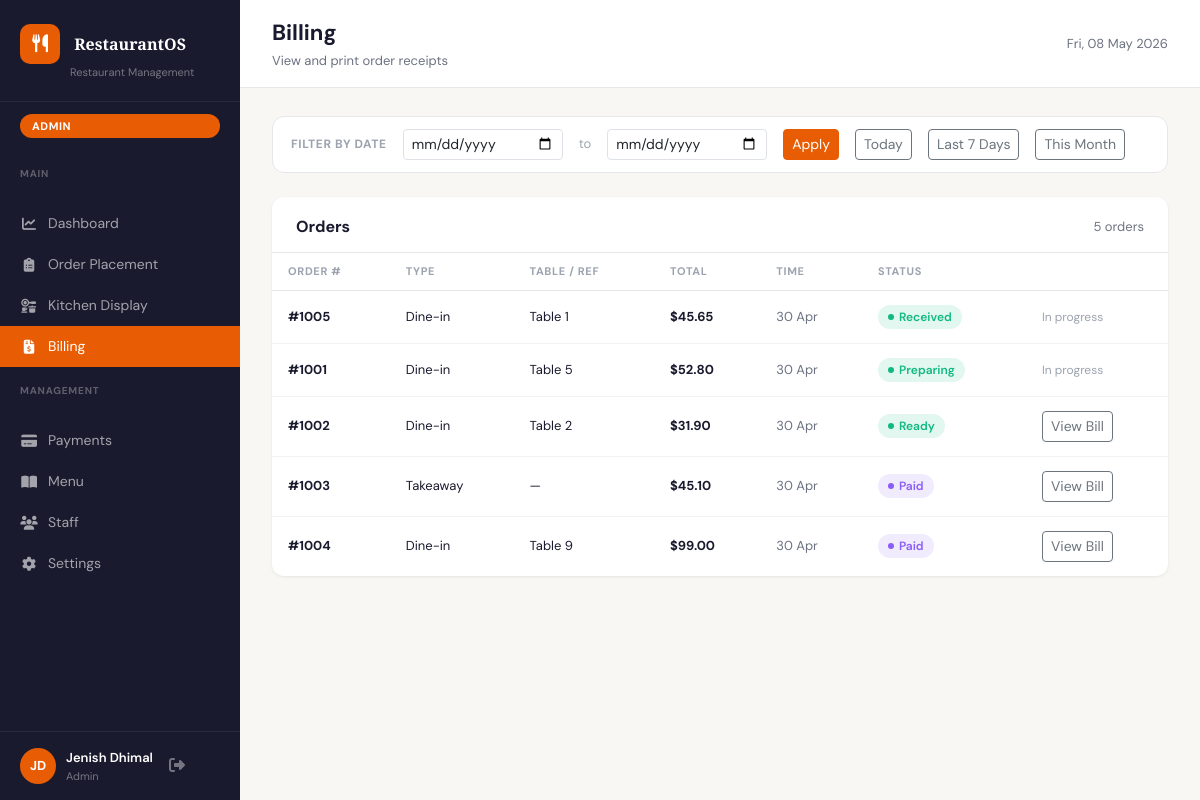
The page /bill.php (signed in) on the database its author committed.
### tables this page shows
CREATE TABLE orders (
    id INT UNSIGNED AUTO_INCREMENT PRIMARY KEY,
    type ENUM('dine-in','takeaway') NOT NULL,
    table_number VARCHAR(10),
    status ENUM('Received','Preparing','Ready','Paid') NOT NULL DEFAULT 'Received',
    staff_id INT UNSIGNED NOT NULL,
    created_at DATETIME NOT NULL DEFAULT CURRENT_TIMESTAMP,
    updated_at DATETIME NOT NULL DEFAULT CURRENT_TIMESTAMP ON UPDATE CURRENT_TIMESTAMP,
    FOREIGN KEY (staff_id) REFERENCES users(id),
    INDEX idx_orders_created_at (created_at),
    INDEX idx_orders_status (status)
);

### includes/helpers.php (called while the page is built, shortened)
<?php
function get_settings(): array {
    $defaults = ['table_count' => 10, 'gst_enabled' => true, 'gst_number' => '', 'gst_rate' => 10];
    $file = __DIR__ . '/settings.json';
    return array_merge($defaults, json_decode(file_get_contents($file), true) ?: []);
}
function time_ago(string $datetime): string {
    $diff = time() - strtotime($datetime);
    return date('d M', strtotime($datetime));
}

### bill.php (the view, shortened to what this page needs)
<?php
require_once __DIR__ . '/includes/helpers.php';
$pdo = db();
$settings   = get_settings();
$gstEnabled = $settings['gst_enabled'];
$gstRate    = $settings['gst_rate'];
$dateFrom = trim($_GET['from'] ?? '');
$dateTo   = trim($_GET['to']   ?? '');
$isFiltered = ($dateFrom !== '' || $dateTo !== '');
if ($isFiltered) {
    if (!preg_match('/^\d{4}-\d{2}-\d{2}$/', $dateFrom)) $dateFrom = date('Y-m-d', strtotime('-29 days'));
    if (!preg_match('/^\d{4}-\d{2}-\d{2}$/', $dateTo))   $dateTo   = date('Y-m-d');
    $stmt = $pdo->prepare(
        "SELECT o.id, o.type, o.table_number, o.status, o.created_at,
                SUM(oi.quantity * oi.unit_price) AS subtotal
         FROM orders o
         JOIN order_items oi ON oi.order_id = o.id
         WHERE DATE(o.created_at) BETWEEN ? AND ?
         GROUP BY o.id, o.type, o.table_number, o.status, o.created_at
         ORDER BY o.created_at DESC
         LIMIT 200"
    );
    $stmt->execute([$dateFrom, $dateTo]);
} else {
    $stmt = $pdo->query(
        "SELECT o.id, o.type, o.table_number, o.status, o.created_at,
                SUM(oi.quantity * oi.unit_price) AS subtotal
         FROM orders o
         JOIN order_items oi ON oi.order_id = o.id
         GROUP BY o.id, o.type, o.table_number, o.status, o.created_at
         ORDER BY o.created_at DESC
         LIMIT 200"
    );
}
$orders = $stmt->fetchAll();
require_once __DIR__ . '/includes/header.php';
?>
<form method="GET" class="d-flex align-items-center gap-3 mb-4 flex-wrap"
      style="background:var(--bg-card);border:1px solid var(--border);border-radius:var(--radius);padding:12px 18px;">
  <span style="font-size:12px;font-weight:700;text-transform:uppercase;letter-spacing:.05em;color:var(--text-light);">Filter by Date</span>
  <input type="date" name="from" class="form-control form-control-sm" style="max-width:160px;" value="<?= htmlspecialchars($dateFrom) ?>">
  <span style="color:var(--text-light);font-size:13px;">to</span>
  <input type="date" name="to"   class="form-control form-control-sm" style="max-width:160px;" value="<?= htmlspecialchars($dateTo) ?>">
  <button type="submit" class="btn btn-sm btn-primary">Apply</button>
  <a href="/bill.php?from=<?= date('Y-m-d') ?>&to=<?= date('Y-m-d') ?>" class="btn btn-sm btn-outline-secondary">Today</a>
  <a href="/bill.php?from=<?= date('Y-m-d', strtotime('-6 days')) ?>&to=<?= date('Y-m-d') ?>" class="btn btn-sm btn-outline-secondary">Last 7 Days</a>
  <a href="/bill.php?from=<?= date('Y-m-01') ?>&to=<?= date('Y-m-d') ?>" class="btn btn-sm btn-outline-secondary">This Month</a>
</form>
<div class="section-card">
  <div class="section-card-header">
    <h2>Orders</h2>
    <span style="font-size:13px;color:var(--text-secondary);"><?= count($orders) ?> order<?= count($orders) !== 1 ? 's' : '' ?><?= $isFiltered ? ' in range' : '' ?></span>
  </div>
  <div style="overflow-x:auto;">
    <table class="ros-table">
      <thead>
        <tr>
          <th>Order #</th>
          <th>Type</th>
          <th>Table / Ref</th>
          <th>Total</th>
          <th>Time</th>
          <th>Status</th>
          <th></th>
        </tr>
      </thead>
      <tbody>
        <?php foreach ($orders as $o):
          $sub   = (float)$o['subtotal'];
          $total = $sub + ($gstEnabled ? round($sub * $gstRate / 100, 2) : 0);
        ?>
        <tr>
          <td><strong>#<?= (int)$o['id'] ?></strong></td>
          <td><?= $o['type'] === 'dine-in' ? 'Dine-in' : 'Takeaway' ?></td>
          <td><?= htmlspecialchars($o['table_number'] ?? '—') ?></td>
          <td><strong>$<?= number_format($total, 2) ?></strong></td>
          <td style="color:var(--text-secondary);font-size:13px;"><?= time_ago($o['created_at']) ?></td>
          <td>
            <span class="status-badge <?= $o['status'] === 'Paid' ? 'status-paid' : 'status-ready' ?>">
              <?= htmlspecialchars($o['status']) ?>
            </span>
          </td>
          <td>
            <?php if (in_array($o['status'], ['Ready','Paid'])): ?>
              <a href="/bill-view.php?order_id=<?= (int)$o['id'] ?>" class="btn btn-sm btn-outline-secondary">View Bill</a>
            <?php else: ?>
              <span style="font-size:12px;color:var(--text-light);">In progress</span>
            <?php endif; ?>
          </td>
        </tr>
        <?php endforeach; ?>
      </tbody>
    </table>
  </div>
</div>
<?php require_once __DIR__ . '/includes/footer.php'; ?>

### assets/css/app.css (style rules this page uses)
:root { --accent: #E85D04; --accent-dark: #C44A00; --accent-light: #FF8C42; --sidebar-bg: #1a1a2e; --sidebar-hover: #16213e; --text-primary: #1a1a2e; --text-secondary: #6b7280; --text-light: #9ca3af; --bg-main: #f8f7f4; --bg-card: #ffffff; --border: #e5e7eb; --green: #10b981; --yellow: #f59e0b; --red: #ef4444; --shadow-sm: 0 1px 3px rgba(0, 0, 0, .08); --shadow-md: 0 4px 16px rgba(0, 0, 0, .10); --radius: 12px; --radius-sm: 8px; }
*, *::before, *::after { box-sizing: border-box; }
body { font-family: 'DM Sans', sans-serif; background: var(--bg-main); color: var(--text-primary); margin: 0; }
.btn-primary { background-color: var(--accent); border-color: var(--accent); }
.section-card { background: var(--bg-card); border-radius: var(--radius); box-shadow: var(--shadow-sm); overflow: hidden; }
.section-card-header { display: flex; align-items: center; justify-content: space-between; padding: 20px 24px 16px; border-bottom: 1px solid var(--border); }
.section-card-header h2 { font-size: 16px; font-weight: 700; margin: 0; }
.ros-table { width: 100%; border-collapse: collapse; }
.ros-table th { font-size: 11px; font-weight: 700; letter-spacing: .06em; text-transform: uppercase; color: var(--text-light); padding: 10px 16px; text-align: left; border-bottom: 1px solid var(--border); }
.ros-table td { padding: 14px 16px; font-size: 13px; border-bottom: 1px solid rgba(229, 231, 235, .5); color: var(--text-primary); }
.ros-table tr:last-child td { border-bottom: none; }
.status-badge { display: inline-flex; align-items: center; gap: 5px; padding: 3px 10px; border-radius: 12px; font-size: 12px; font-weight: 600; }
.status-badge::before { content: ''; width: 6px; height: 6px; border-radius: 50%; background: currentColor; }
.status-ready { background: rgba(16, 185, 129, .12); color: var(--green); }
.status-paid { background: rgba(139, 92, 246, .12); color: #8b5cf6; }

### rows shown on the page
orders: id "1005", type "Dine-in", table_number "Table 1", total "45.65", created_at "30 Apr", status "Received", shows "In progress"
orders: id "1001", type "Dine-in", table_number "Table 5", total "52.80", created_at "30 Apr", status "Preparing", shows "In progress"
orders: id "1002", type "Dine-in", table_number "Table 2", total "31.90", created_at "30 Apr", status "Ready"
orders: id "1003", type "Takeaway", table_number "—", total "45.10", created_at "30 Apr", status "Paid"
orders: id "1004", type "Dine-in", table_number "Table 9", total "99.00", created_at "30 Apr", status "Paid"

### other values the page prints
$user['role'] "ADMIN"
$initials "JD"
$user['name'] "Jenish Dhimal"
$user['role'] "Admin"
$pageTitle "Billing"
$pageSubtitle "View and print order receipts"
count($orders) "5"
